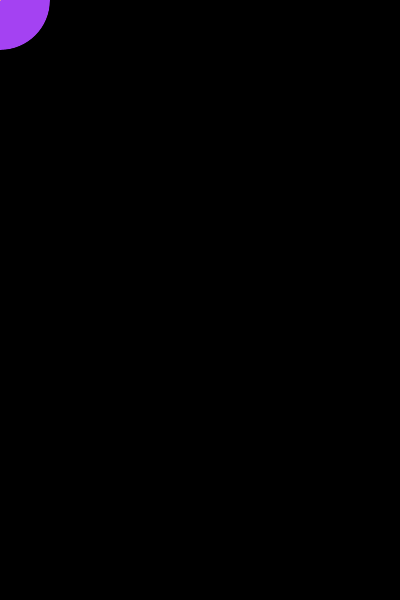
Frame 1 (no input)
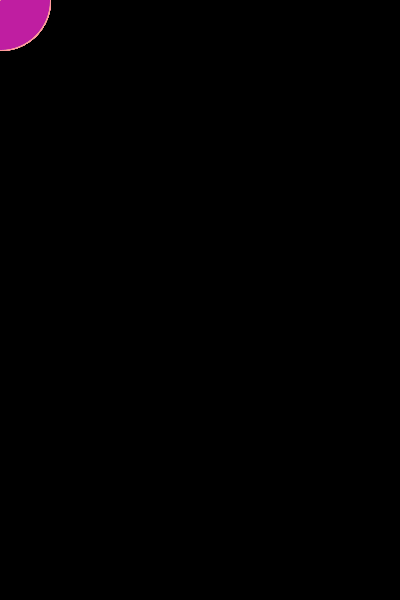
Frame 60 (the mouse pressed at the canvas centre just before this capture)
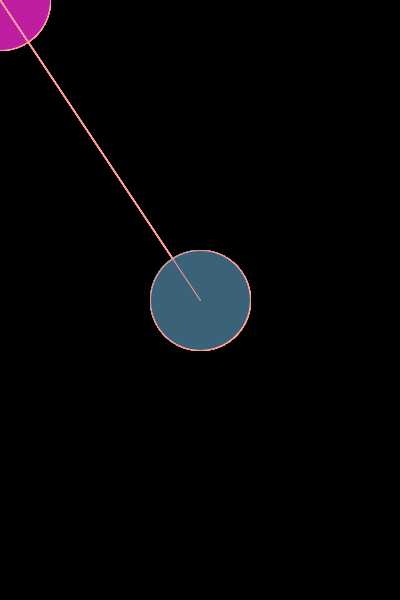
Frame 120 (the mouse held since frame 60 and released just before this capture)

The Processing sketch that drew these frames (run headless with seeded random() and noise(); from frame 60 on, the mouse is pressed at the canvas centre):

// Processing sketch: processing_83290
// ── processing_83290.pde

void setup()
{
 size(400, 600);
 background(0, 0, 0);
 smooth();
}

void draw()
{
 fill(random(255),random(255),random(255));
 ellipse(mouseX, mouseY, 100,100);
 stroke(255, 155, 155);
 line(0, 0, mouseX, mouseY);

 
}
